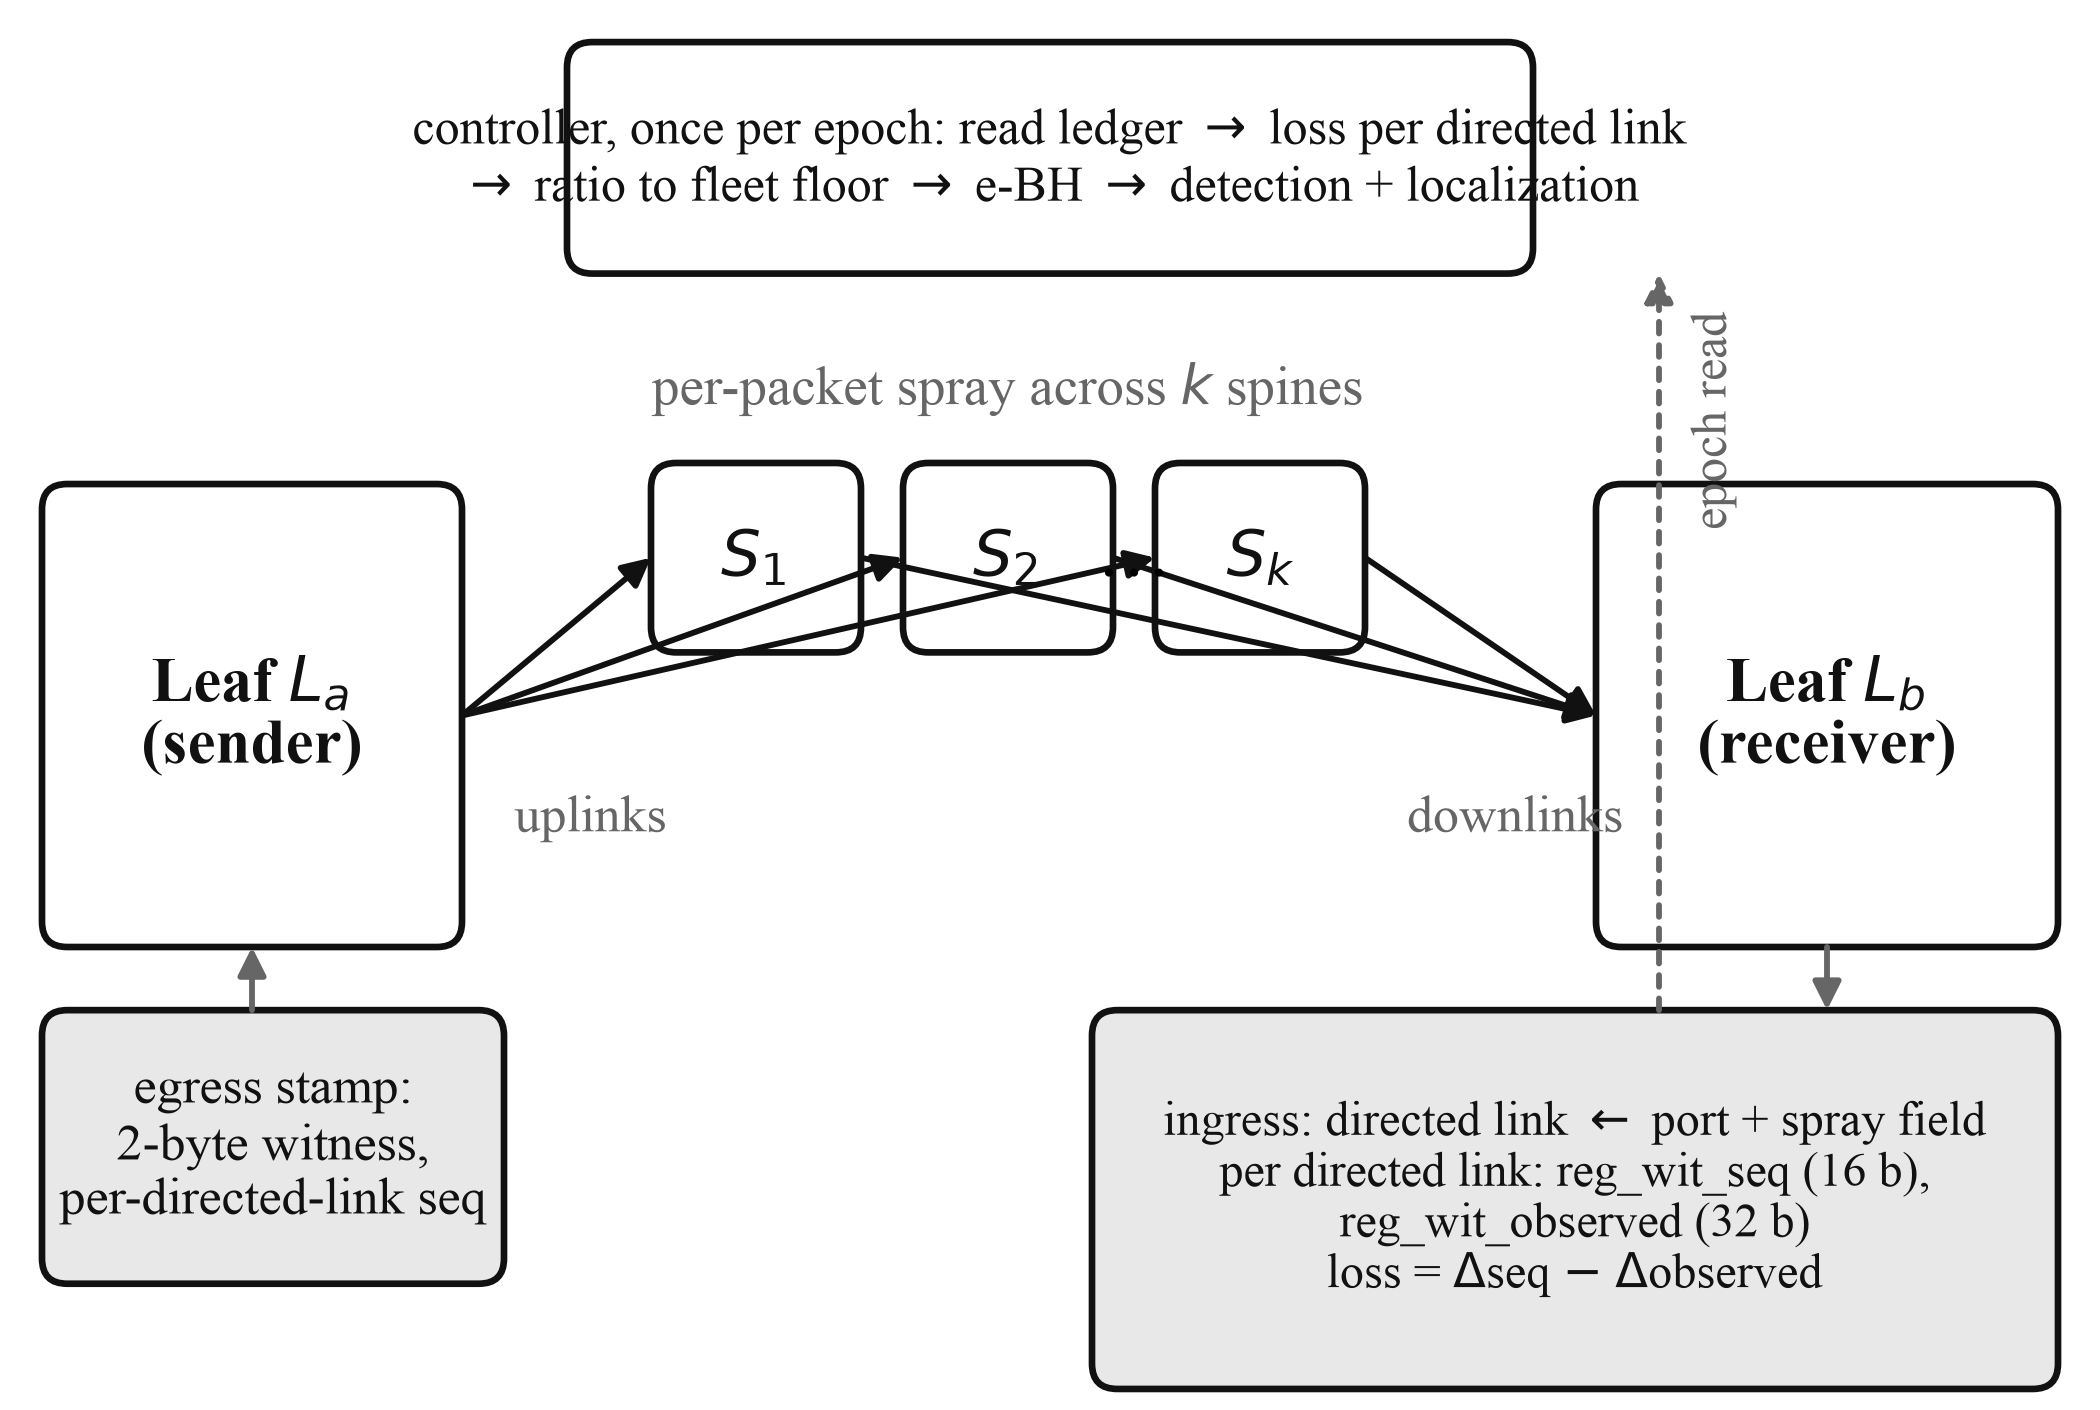

Here is the Python script that generated this plot:
#!/usr/bin/env python3
"""Figure 2: the receiver ledger on a sprayed leaf-spine fabric (IEEE single column).
Labels come from LEDGER-WIRE-REDUCTION-2026-09-02.md and SILICON-DETECTION-LOCALIZATION-FIDELITY-2026-09-03.md
(register names reg_wit_seq / reg_wit_observed; 2-byte witness seq; link reconstructed from ingress port + spray).
"""
import matplotlib
matplotlib.use("Agg")
import matplotlib.pyplot as plt
from matplotlib.patches import FancyBboxPatch, FancyArrowPatch

plt.rcParams.update({"font.family": "serif", "font.serif": ["Times New Roman", "Times", "Nimbus Roman", "DejaVu Serif"],
                     "font.size": 8, "pdf.fonttype": 42, "ps.fonttype": 42, "svg.fonttype": "none"})
W, H = 3.5, 2.35
fig = plt.figure(figsize=(W, H)); ax = fig.add_axes([0, 0, 1, 1]); ax.set_xlim(0, 100); ax.set_ylim(0, 67); ax.axis("off")
ink, grey, light = "#111111", "#666666", "#e8e8e8"

def box(x, y, w, h, text, fc="white", lw=0.8, fs=7.5, bold=False, ec=ink):
    ax.add_patch(FancyBboxPatch((x, y), w, h, boxstyle="round,pad=0,rounding_size=1.2", fc=fc, ec=ec, lw=lw))
    ax.text(x + w / 2, y + h / 2, text, ha="center", va="center", fontsize=fs, color=ink, fontweight="bold" if bold else "normal", linespacing=1.15)

def arrow(x0, y0, x1, y1, lw=0.9, color=ink, style="-|>", ls="-"):
    ax.add_patch(FancyArrowPatch((x0, y0), (x1, y1), arrowstyle=style, mutation_scale=7, lw=lw, color=color, linestyle=ls, shrinkA=0, shrinkB=0))

# sender leaf
box(2, 22, 20, 22, "Leaf $L_a$\n(sender)", bold=True)
box(2, 6, 22, 13, "egress stamp:\n2-byte witness,\nper-directed-link seq", fc=light, fs=6.2)
arrow(12, 19, 12, 22, lw=0.7, color=grey)
# spines
spine_x = [36, 48, 60]
for i, sx in enumerate(spine_x):
    box(sx - 5, 36, 10, 9, f"$S_{i+1}$" if i < 2 else "$S_k$", fs=7.5)
ax.text(54, 40.5, "…", ha="center", va="center", fontsize=9)
ax.text(48, 48.5, "per-packet spray across $k$ spines", ha="center", va="center", fontsize=6.6, color=grey)
# uplinks / downlinks
for sx in spine_x:
    arrow(22, 33, sx - 5, 40.5, lw=0.7)
    arrow(sx + 5, 40.5, 76, 33, lw=0.7)
ax.text(24.5, 27.5, "uplinks", fontsize=6.2, color=grey); ax.text(67, 27.5, "downlinks", fontsize=6.2, color=grey)
# receiver leaf + ledger
box(76, 22, 22, 22, "Leaf $L_b$\n(receiver)", bold=True)
box(52, 1, 46, 18, "ingress: directed link $\\leftarrow$ port + spray field\n"
                   "per directed link: reg_wit_seq (16 b),\nreg_wit_observed (32 b)\n"
                   "loss = $\\Delta$seq $-$ $\\Delta$observed", fc=light, fs=5.8)
arrow(87, 22, 87, 19, lw=0.7, color=grey)
# controller
box(27, 54, 46, 11, "controller, once per epoch: read ledger $\\rightarrow$ loss per directed link\n$\\rightarrow$ ratio to fleet floor $\\rightarrow$ e-BH $\\rightarrow$ detection + localization", fs=6.0)
arrow(79, 19, 79, 54, lw=0.7, color=grey, ls=(0, (2, 2)))
ax.text(80.5, 47, "epoch read", fontsize=6.0, color=grey, rotation=90, va="center")
for ext in ("pdf", "png", "svg"):
    fig.savefig(f"fig_system.{ext}", dpi=600 if ext == "png" else None, bbox_inches=None)
print("wrote fig_system.pdf/.png/.svg at %.2f x %.2f in" % (W, H))
